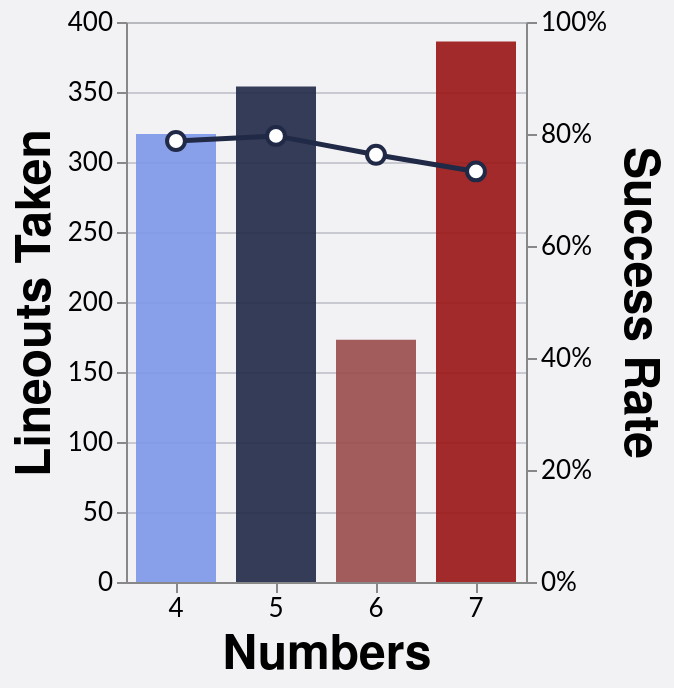

Write the Vega-Lite specification saved for this chart.
### Vega-Lite specification from a JSON file in a GitHub repository (floating-point values rounded to 4 significant figures)
{"config": {"axis": {"labelFont": "Lato, sans-serif", "titleFont": "PT Sans Narrow, Helvetica Neue, Helvetica, Arial, sans-serif", "labelFontSize": 13, "titleFontSize": 24, "gridColor": "#202947", "gridOpacity": 0.2}, "header": {"labelFont": "PT Sans Narrow, Helvetica Neue, Helvetica, Arial, sans-serif", "titleFont": "PT Sans Narrow, Helvetica Neue, Helvetica, Arial, sans-serif", "labelFontSize": 24, "titleFontSize": 28, "labelFontWeight": "bold", "orient": "left"}, "legend": {"labelFont": "Lato, sans-serif", "titleFont": "PT Sans Narrow, Helvetica Neue, Helvetica, Arial, sans-serif", "labelFontSize": 14, "titleFontSize": 16, "titlePadding": 5, "fillColor": "white", "strokeColor": "black", "padding": 10, "titleFontWeight": "lighter", "titleFontStyle": "italic", "titleColor": "gray", "offset": 10}, "title": {"font": "PT Sans Narrow, Helvetica Neue, Helvetica, Arial, sans-serif", "fontSize": 48, "fontWeight": "bold", "anchor": "start", "align": "center", "titlePadding": 20, "subtitlePadding": 10, "subtitleFontSize": 13, "subtitleColor": "", "subtitleFontStyle": "italic", "offset": 15, "color": "black"}, "axisX": {"labelAngle": 0}, "facet": {"title": null, "header": null, "align": {"row": "each", "column": "each"}}, "resolve": {"scale": {"y": "independent", "facet": "independent"}}, "background": "#f2f1f4", "scale": {"offsetBandPaddingOuter": 0.2, "offsetBandPaddingInner": 0.1}}, "layer": [{"mark": {"type": "bar", "color": "#7d96e8", "opacity": 0.9, "size": 40}, "encoding": {"color": {"field": "numbers", "legend": null, "scale": {"domain": ["4", "5", "6", "7"], "range": ["#7d96e8", "#202946", "#994C4C", "#991515"]}, "type": "nominal"}, "tooltip": [{"field": "numbers", "title": "Numbers", "type": "nominal"}, {"field": "attempts", "title": "Attempts", "type": "quantitative"}, {"field": "won", "title": "Won", "type": "quantitative"}, {"field": "success_rate", "format": ".1%", "title": "Success Rate", "type": "quantitative"}], "x": {"axis": {"labelOverlap": "greedy"}, "field": "numbers", "sort": ["4", "5", "6", "7"], "title": "Numbers", "type": "nominal"}, "y": {"field": "attempts", "title": "Lineouts Taken", "type": "quantitative"}}}, {"mark": {"type": "line", "point": {"fill": "white", "filled": false, "size": 80, "stroke": "#202946"}, "stroke": "#202946", "strokeWidth": 2.5}, "encoding": {"x": {"field": "numbers", "sort": ["4", "5", "6", "7"], "title": "Numbers", "type": "nominal"}, "y": {"axis": {"format": "%"}, "field": "success_rate", "scale": {"domain": [0, 1]}, "title": "Success Rate", "type": "quantitative"}}}], "data": {"name": "data-16df8b1fa48a1cf293f91058a51c2952"}, "height": 280, "resolve": {"scale": {"y": "independent"}}, "width": {"step": 50}, "$schema": "https://vega.github.io/schema/vega-lite/v5.20.1.json", "datasets": {"data-16df8b1fa48a1cf293f91058a51c2952": [{"numbers": "4", "attempts": 320, "won": 252, "success_rate": 0.7875}, {"numbers": "5", "attempts": 354, "won": 282, "success_rate": 0.7966}, {"numbers": "6", "attempts": 173, "won": 132, "success_rate": 0.763}, {"numbers": "7", "attempts": 386, "won": 283, "success_rate": 0.7332}]}}
